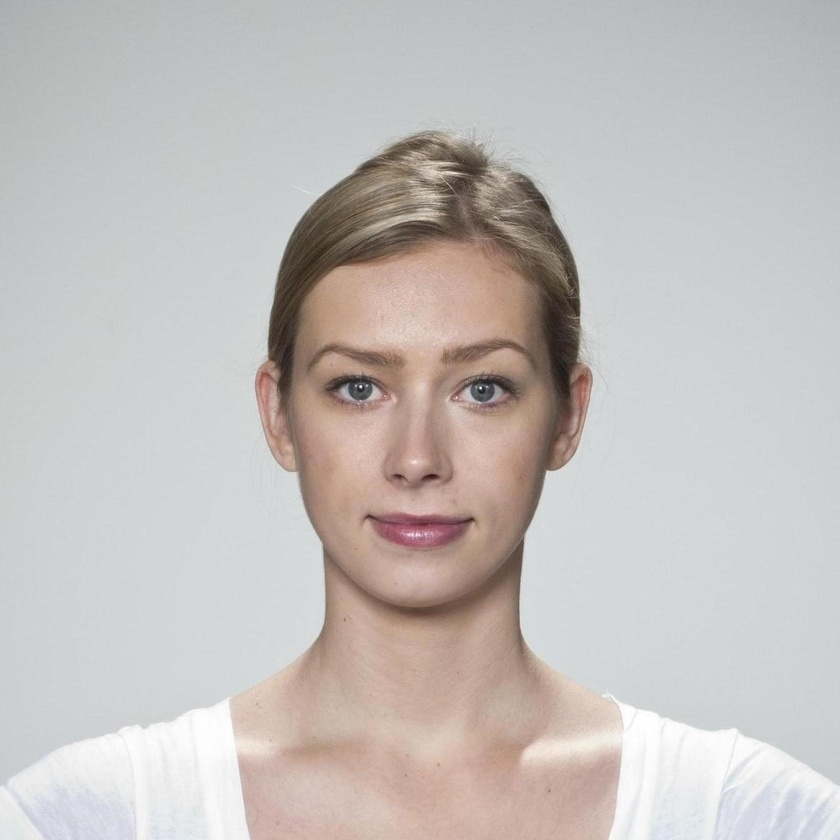
#> input picture data/009_03.jpg, 840 x 840 px, shrunk from 1350 x 1350 before the run
$ python -i viola_jones.py   (imports and definitions only)
#> lines starting #> are read from the running program, lines starting #| are printed output that depends on the picture
from copy import deepcopy
from typing import Tuple

import cv2
import numpy as np


def viola_jones_detect(
    img: np.ndarray,
    checkpoint_p: str = "checkpoints/viola_jones/haarcascade_frontalface_alt.xml",
) -> Tuple[np.ndarray, int]:
    """Applies Viola-Jones detection to input image
    Paper: https://www.cs.cmu.edu/~efros/courses/LBMV07/Papers/viola-cvpr-01.pdf

    Args:
        img (np.ndarray): Numpy array with shape (H, W, C) in RGB color ordering

    Returns:
        img (np.ndarray): The modified input image with detections drawn as rectangles
        n_detections (int): Number of detections
    """
    img = deepcopy(img)
    frame_gray = cv2.cvtColor(img, cv2.COLOR_RGB2GRAY)
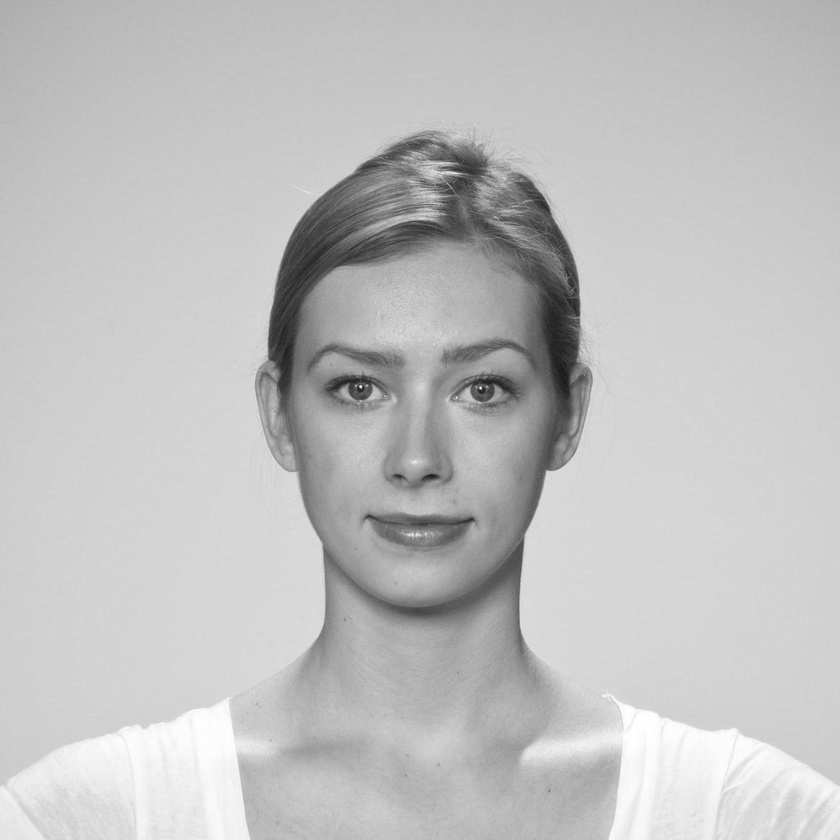
#> frame_gray: shape (840, 840); min 21, max 255, mean 192.1
    frame_gray = cv2.equalizeHist(frame_gray)
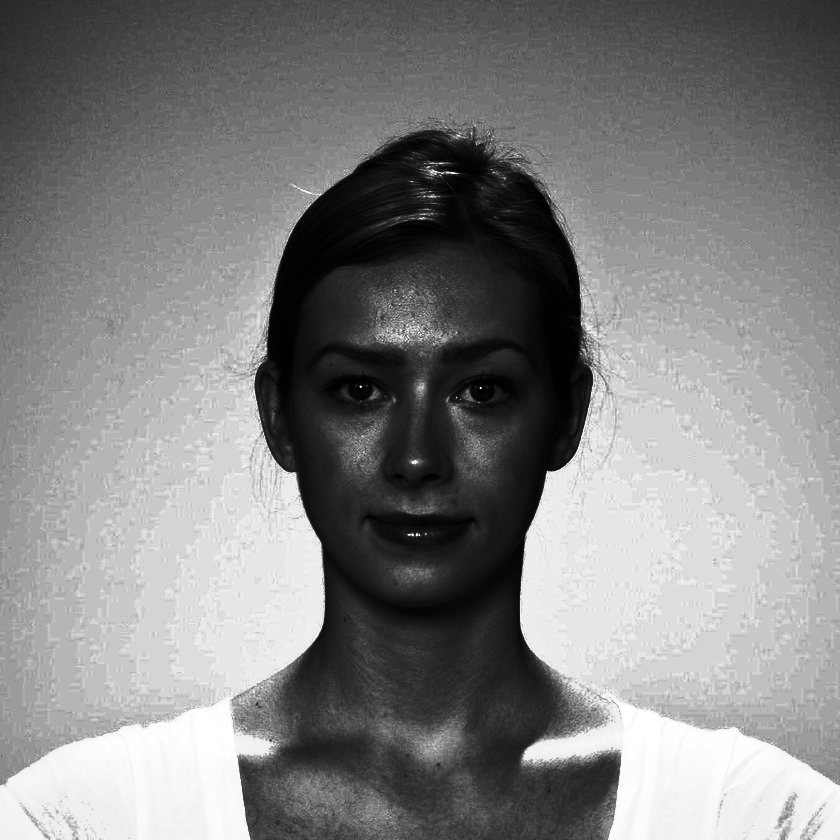
#> frame_gray: shape (840, 840); min 0, max 255, mean 130

    face_cascade = cv2.CascadeClassifier()
    face_cascade.load(checkpoint_p)

    faces = face_cascade.detectMultiScale(frame_gray)
#> faces = [[253, 256, 332, 332]]
    n_detections = len(faces)
#> n_detections = 1
    for x, y, w, h in faces:
        cv2.rectangle(img, (x, y), (x + w, y + h), (0, 255, 0), 3)
#> this loop made 1 pass
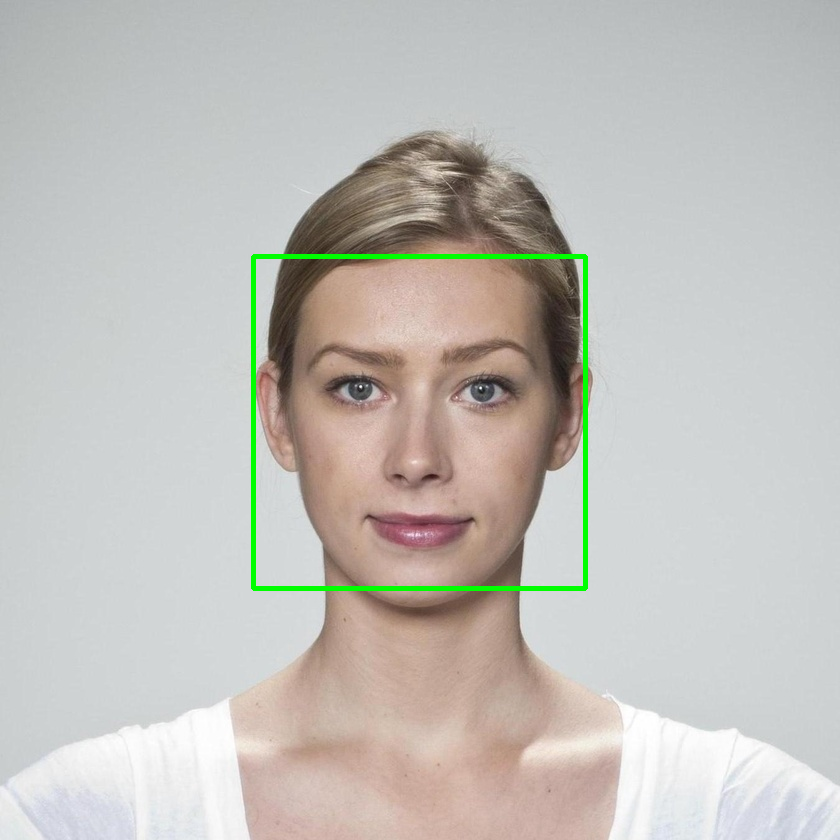
#> img: shape (840, 840, 3); mean R, G, B 193.8, 191.8, 186.7

    return img, n_detections

>>> import cv2
>>> picture = cv2.cvtColor(cv2.imread('../data/009_03.jpg'), cv2.COLOR_BGR2RGB)
>>> result = viola_jones_detect(picture)
